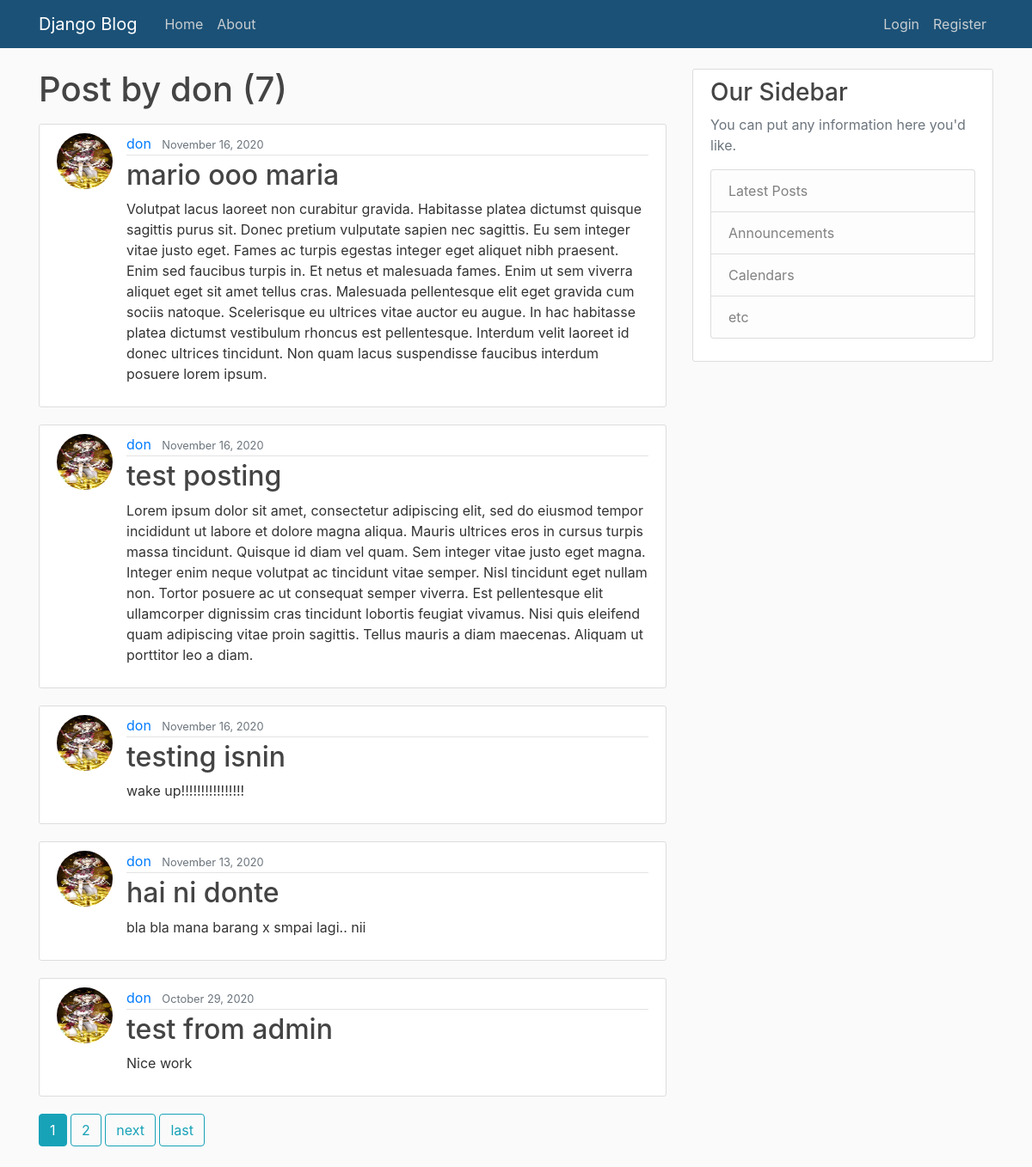
/user/don, run on the app's committed database.
### blog/models.py (models this page shows, shortened)
class Post(models.Model):
    title = models.CharField(max_length=100)
    content = models.TextField()
    date_posted = models.DateTimeField(default=timezone.now)
    author = models.ForeignKey(User, on_delete=models.CASCADE)

### users/models.py (models this page shows, shortened)
class Profile(models.Model):
    user = models.OneToOneField(User, on_delete=models.CASCADE)
    image = models.ImageField(default='default.jpg', upload_to='profile_pics')

### blog/views.py (the view)
# urls.py: path('user/<str:username>', UserPostListView.as_view(), name='user-posts'),
class UserPostListView(ListView):
    model = Post
    template_name = 'blog/user_posts.html' # <app>/<model>_<viewtype>.html
    context_object_name = 'posts'
    ordering = ['-date_posted']
    paginate_by = 5
    def get_queryset(self):
        user = get_object_or_404(User, username=self.kwargs.get('username'))
        return Post.objects.filter(author=user).order_by('-date_posted')

### blog/templates/blog/user_posts.html (shortened to what this page needs)
{% extends "blog/base.html" %}
{% block content %}
        <h1 class="mb-3">Post by {{ view.kwargs.username }} ({{ page_obj.paginator.count }})</h1>
        {% for post in posts %}
        <article class="media content-section">
          <img class="rounded-circle article-img" src="{{ post.author.profile.image.url }}">
            <div class="media-body">
              <div class="article-metadata">
                <a class="mr-2" href="{% url 'user-posts' post.author.username %}">{{ post.author }}</a>
                <small class="text-muted">{{ post.date_posted|date:"F d, Y" }}</small>
              </div>
              <h2><a class="article-title" href="{% url 'post-detail' post.id %}">{{ post.title }}</a></h2>
              <p class="article-content">{{ post.content }}</p>
            </div>
          </article>
        {% endfor %}
        {% if is_paginated %}
          {% for num in page_obj.paginator.page_range %}
            {% if page_obj.number == num %}
              <a class="btn btn-info mb-4" href="?page={{ num }}">{{ num }}</a>
            {% elif num > page_obj.number|add:'-3' and num < page_obj.number|add:'3' %}
              <a class="btn btn-outline-info mb-4" href="?page={{ num }}">{{ num }}</a>
            {% endif %}
          {% endfor %}
          {% if page_obj.has_next %}
            <a class="btn btn-outline-info mb-4" href="?page={{ page_obj.next_page_number }}">next</a>
            <a class="btn btn-outline-info mb-4" href="?page={{ page_obj.paginator.num_pages }}">last</a>
          {% endif %}
        {% endif %}
{% endblock content %}

### blog/static/blog/main.css (style rules this page uses)
body { background: #fafafa; color: #333333; margin-top: 5rem; }
h1, h2, h3, h4, h5, h6 { color: #444444; }
.content-section { background: #ffffff; padding: 10px 20px; border: 1px solid #dddddd; border-radius: 3px; margin-bottom: 20px; }
.article-title { color: #444444; }
.article-content { white-space: pre-line; }
.article-img { height: 65px; width: 65px; margin-right: 16px; }
.article-metadata { padding-bottom: 1px; margin-bottom: 4px; border-bottom: 1px solid #e3e3e3 }

### data on the page
Post: author.profile.image (picture), author "don", date_posted "November 16, 2020", title "mario ooo maria", content "Volutpat lacus laoreet non curabitur gravida. Habitasse platea dictumst quisque sagittis purus sit. Donec pretium vulputate sapien nec sagittis. Eu sem integer vitae justo eget. Fames ac turpis egestas integer eget aliquet nibh praesent. Enim sed faucibus turpis in. Et netus et malesuada fames. Enim ut sem viverra aliquet eget sit amet tellus cras. Malesuada pellentesque elit eget gravida cum sociis natoque. Scelerisque eu ultrices vitae auctor eu augue. In hac habitasse platea dictumst vestibulum rhoncus est pellentesque. Interdum velit laoreet id donec ultrices tincidunt. Non quam lacus suspendisse faucibus interdum posuere lorem ipsum."
Post: author.profile.image (picture), author "don", date_posted "November 16, 2020", title "test posting", content "Lorem ipsum dolor sit amet, consectetur adipiscing elit, sed do eiusmod tempor incididunt ut labore et dolore magna aliqua. Mauris ultrices eros in cursus turpis massa tincidunt. Quisque id diam vel quam. Sem integer vitae justo eget magna. Integer enim neque volutpat ac tincidunt vitae semper. Nisl tincidunt eget nullam non. Tortor posuere ac ut consequat semper viverra. Est pellentesque elit ullamcorper dignissim cras tincidunt lobortis feugiat vivamus. Nisi quis eleifend quam adipiscing vitae proin sagittis. Tellus mauris a diam maecenas. Aliquam ut porttitor leo a diam."
Post: author.profile.image (picture), author "don", date_posted "November 16, 2020", title "testing isnin", content "wake up!!!!!!!!!!!!!!!!"
Post: author.profile.image (picture), author "don", date_posted "November 13, 2020", title "hai ni donte", content "bla bla mana barang x smpai lagi.. nii"
Post: author.profile.image (picture), author "don", date_posted "October 29, 2020", title "test from admin", content "Nice work"

### other printed values
{{ view.kwargs.username }} "don"
{{ page_obj.paginator.count }} "7"
{{ num }} "1"
{{ num }} "2"
